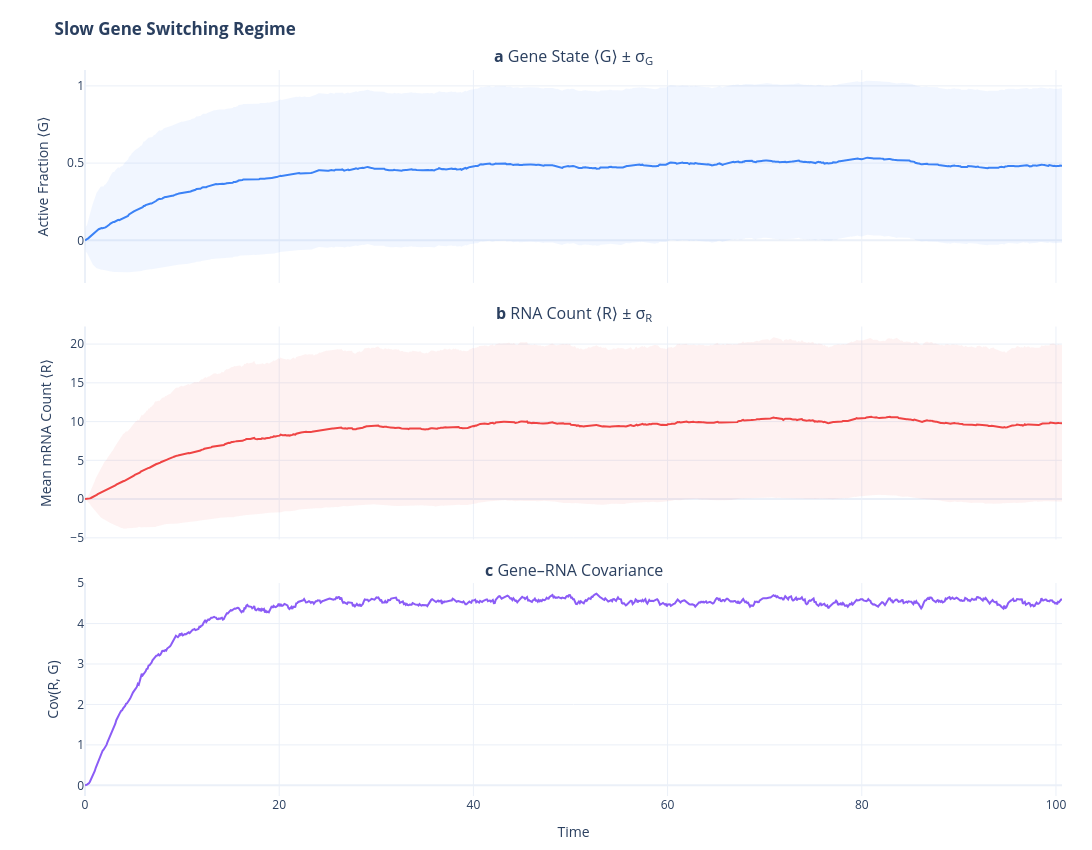
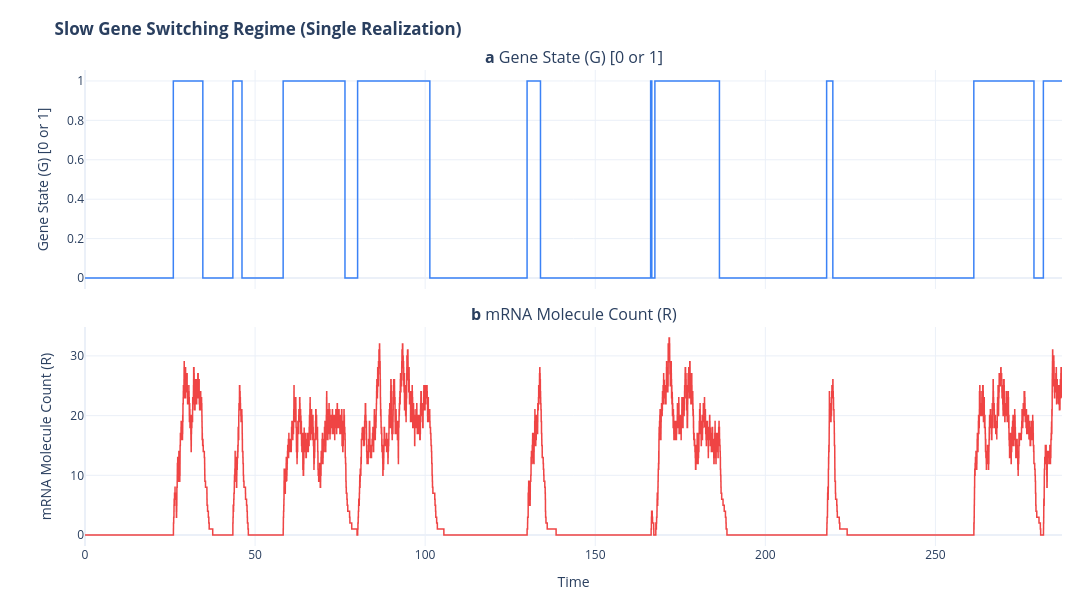

Notebook code for these charts, in order:
### Markdown cell above
**1a. Slow switching** ($k_{\text{on}}=0.05,\; k_{\text{off}}=0.05 \ll k_{\text{deg}}=1$)

Gene flips rarely relative to the mRNA lifetime → long ON/OFF bursts → **wide $\sigma_R$**,
**strong G–R covariance**. (`k_syn=20` so ⟨R⟩≈10, same as 1b.)

### Code cell
run_experiment(
    title="Slow Gene Switching Regime",
    k_on=0.05,
    k_off=0.05,
    k_syn=20.0,
    show_single_trajectory=True
)

### Figure 1 — Plotly figure (JSON) as saved in the notebook; plotly's stock layout.template omitted (floating-point values rounded to 4 significant figures; data arrays with more than 128 entries replaced by an {"elided": "..."} marker saying what was removed)
{"data": [{"hoverinfo": "skip", "line": {"width": 0}, "showlegend": false, "type": "scatter", "x": {"elided": "1000 float values"}, "xaxis": "x", "y": {"elided": "1000 float values"}, "yaxis": "y"}, {"fill": "tonexty", "fillcolor": "rgba(59, 130, 246, 0.07)", "hoverinfo": "skip", "line": {"width": 0}, "showlegend": false, "type": "scatter", "x": {"elided": "1000 float values"}, "xaxis": "x", "y": {"elided": "1000 float values"}, "yaxis": "y"}, {"hovertemplate": "⟨G⟩ = %{y:.3f}<extra></extra>", "line": {"color": "#3B82F6", "width": 2}, "showlegend": false, "type": "scatter", "x": {"elided": "1000 float values"}, "xaxis": "x", "y": {"elided": "1000 float values"}, "yaxis": "y"}, {"hoverinfo": "skip", "line": {"width": 0}, "showlegend": false, "type": "scatter", "x": {"elided": "1000 float values"}, "xaxis": "x2", "y": {"elided": "1000 float values"}, "yaxis": "y2"}, {"fill": "tonexty", "fillcolor": "rgba(239, 68, 68, 0.07)", "hoverinfo": "skip", "line": {"width": 0}, "showlegend": false, "type": "scatter", "x": {"elided": "1000 float values"}, "xaxis": "x2", "y": {"elided": "1000 float values"}, "yaxis": "y2"}, {"hovertemplate": "⟨R⟩ = %{y:.1f}<extra></extra>", "line": {"color": "#EF4444", "width": 2}, "showlegend": false, "type": "scatter", "x": {"elided": "1000 float values"}, "xaxis": "x2", "y": {"elided": "1000 float values"}, "yaxis": "y2"}, {"hovertemplate": "Cov = %{y:.3f}<extra></extra>", "line": {"color": "#8B5CF6", "width": 2}, "showlegend": false, "type": "scatter", "x": {"elided": "1000 float values"}, "xaxis": "x3", "y": {"elided": "1000 float values"}, "yaxis": "y3"}], "layout": {"annotations": [{"font": {"size": 16}, "showarrow": false, "text": "<b>a</b> Gene State ⟨G⟩ ± σ<sub>G</sub>", "x": 0.5, "xanchor": "center", "xref": "paper", "y": 1, "yanchor": "bottom", "yref": "paper"}, {"font": {"size": 16}, "showarrow": false, "text": "<b>b</b> RNA Count ⟨R⟩ ± σ<sub>R</sub>", "x": 0.5, "xanchor": "center", "xref": "paper", "y": 0.6467, "yanchor": "bottom", "yref": "paper"}, {"font": {"size": 16}, "showarrow": false, "text": "<b>c</b> Gene–RNA Covariance", "x": 0.5, "xanchor": "center", "xref": "paper", "y": 0.2933, "yanchor": "bottom", "yref": "paper"}], "height": 850, "hovermode": "x", "margin": {"b": 50, "l": 85, "r": 30, "t": 70}, "title": {"text": "<b>Slow Gene Switching Regime</b>"}, "width": 1100, "xaxis": {"anchor": "y", "domain": [0, 1], "matches": "x3", "showticklabels": false}, "xaxis2": {"anchor": "y2", "domain": [0, 1], "matches": "x3", "showticklabels": false}, "xaxis3": {"anchor": "y3", "domain": [0, 1], "title": {"text": "Time"}}, "yaxis": {"anchor": "x", "domain": [0.7067, 1], "title": {"text": "Active Fraction ⟨G⟩"}}, "yaxis2": {"anchor": "x2", "domain": [0.3533, 0.6467], "title": {"text": "Mean mRNA Count ⟨R⟩"}}, "yaxis3": {"anchor": "x3", "domain": [0, 0.2933], "title": {"text": "Cov(R, G)"}}}}

### Figure 2 — Plotly figure (JSON) as saved in the notebook; plotly's stock layout.template omitted (floating-point values rounded to 4 significant figures; data arrays with more than 128 entries replaced by an {"elided": "..."} marker saying what was removed)
{"data": [{"hovertemplate": "G = %{y:.0f}<extra></extra>", "line": {"color": "#3B82F6", "shape": "hv", "width": 1.5}, "showlegend": false, "type": "scatter", "x": {"elided": "4001 float values"}, "xaxis": "x", "y": {"elided": "4001 float values"}, "yaxis": "y"}, {"hovertemplate": "R = %{y:.0f}<extra></extra>", "line": {"color": "#EF4444", "shape": "hv", "width": 1.5}, "showlegend": false, "type": "scatter", "x": {"elided": "4001 float values"}, "xaxis": "x2", "y": {"elided": "4001 float values"}, "yaxis": "y2"}], "layout": {"annotations": [{"font": {"size": 16}, "showarrow": false, "text": "<b>a</b> Gene State (G) [0 or 1]", "x": 0.5, "xanchor": "center", "xref": "paper", "y": 1, "yanchor": "bottom", "yref": "paper"}, {"font": {"size": 16}, "showarrow": false, "text": "<b>b</b> mRNA Molecule Count (R)", "x": 0.5, "xanchor": "center", "xref": "paper", "y": 0.46, "yanchor": "bottom", "yref": "paper"}], "height": 600, "hovermode": "x", "margin": {"b": 50, "l": 85, "r": 30, "t": 70}, "title": {"text": "<b>Slow Gene Switching Regime (Single Realization)</b>"}, "width": 1100, "xaxis": {"anchor": "y", "domain": [0, 1], "matches": "x2", "showticklabels": false}, "xaxis2": {"anchor": "y2", "domain": [0, 1], "title": {"text": "Time"}}, "yaxis": {"anchor": "x", "domain": [0.54, 1], "title": {"text": "Gene State (G) [0 or 1]"}}, "yaxis2": {"anchor": "x2", "domain": [0, 0.46], "title": {"text": "mRNA Molecule Count (R)"}}}}
